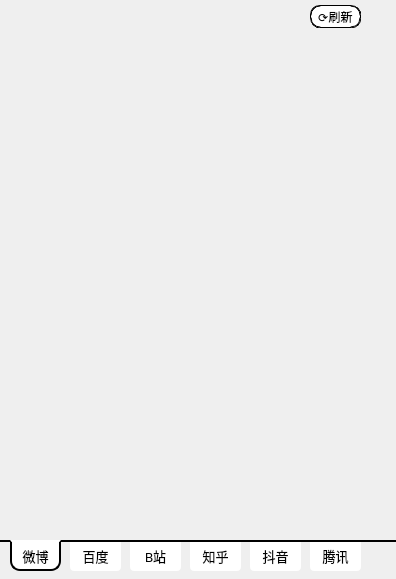
   <widget class="QWidget" name="scrollAreaWidgetContents_6">
    <property name="geometry">
     <rect>
      <x>0</x>
      <y>0</y>
      <width>396</width>
      <height>579</height>
     </rect>
    </property>
    <widget class="QTextBrowser" name="weibo_text_browser">
     <property name="geometry">
      <rect>
       <x>10</x>
       <y>0</y>
       <width>371</width>
       <height>535</height>
      </rect>
     </property>
     <property name="font">
      <font>
       <family>思源黑体</family>
       <pointsize>10</pointsize>
      </font>
     </property>
     <property name="styleSheet">
      <string notr="true">    border-style: solid;
    border-radius: 10px;
    border: 0px groove gray;
    color: rgb(0, 0, 0);
    border-color: rgba(255, 255, 255, 0);
    background-color: rgba(255, 255, 255, 0);</string>
     </property>
     <property name="html">
      <string>&lt;!DOCTYPE HTML PUBLIC &quot;-//W3C//DTD HTML 4.0//EN&quot; &quot;http://www.w3.org/TR/REC-html40/strict.dtd&quot;&gt;
&lt;html&gt;&lt;head&gt;&lt;meta name=&quot;qrichtext&quot; content=&quot;1&quot; /&gt;&lt;style type=&quot;text/css&quot;&gt;
p, li { white-space: pre-wrap; }
&lt;/style&gt;&lt;/head&gt;&lt;body style=&quot; font-family:'思源黑体'; font-size:10pt; font-weight:400; font-style:normal;&quot;&gt;
&lt;p style=&quot;-qt-paragraph-type:empty; margin-top:0px; margin-bottom:0px; margin-left:0px; margin-right:0px; -qt-block-indent:0; text-indent:0px; font-family:'SimSun'; font-size:9pt;&quot;&gt;&lt;br /&gt;&lt;/p&gt;&lt;/body&gt;&lt;/html&gt;</string>
     </property>
    </widget>
    <widget class="QPushButton" name="push_button_top_baidu">
     <property name="geometry">
      <rect>
       <x>70</x>
       <y>540</y>
       <width>51</width>
       <height>31</height>
      </rect>
     </property>
     <property name="font">
      <font>
       <family>思源黑体</family>
       <pointsize>10</pointsize>
      </font>
     </property>
     <property name="styleSheet">
      <string notr="true">QPushButton {
    border-radius: 0px;
    background: rgb(255, 255, 255);
    border-bottom-color: rgb(255, 255, 255);
    border-bottom-left-radius: 4px;
    border-bottom-right-radius: 4px;
}

QPushButton:pressed {
    border-style: solid;
    border: 2px solid #000;
    border-top-color: #ffffff;
    border-bottom-color: #000;
    border-left-color: #000;
    border-right-color: #000;
    border-bottom-left-radius: 10px;
    border-bottom-right-radius: 10px;
}
QPushButton:hover {
    color: #306eff;
}</string>
     </property>
     <property name="text">
      <string>百度</string>
     </property>
    </widget>
    <widget class="QPushButton" name="push_button_top_tencent">
     <property name="geometry">
      <rect>
       <x>310</x>
       <y>540</y>
       <width>51</width>
       <height>31</height>
      </rect>
     </property>
     <property name="font">
      <font>
       <family>思源黑体</family>
       <pointsize>10</pointsize>
      </font>
     </property>
     <property name="styleSheet">
      <string notr="true">QPushButton {
    border-radius: 0px;
    background: rgb(255, 255, 255);
    border-bottom-color: rgb(255, 255, 255);
    border-bottom-left-radius: 4px;
    border-bottom-right-radius: 4px;
}

QPushButton:pressed {
    border-style: solid;
    border: 2px solid #000;
    border-top-color: #ffffff;
    border-bottom-color: #000;
    border-left-color: #000;
    border-right-color: #000;
    border-bottom-left-radius: 10px;
    border-bottom-right-radius: 10px;
}
QPushButton:hover {
    color: #fedc1c;
}</string>
     </property>
     <property name="text">
      <string>腾讯</string>
     </property>
    </widget>
    <widget class="Line" name="line_top">
     <property name="geometry">
      <rect>
       <x>0</x>
       <y>540</y>
       <width>398</width>
       <height>2</height>
      </rect>
     </property>
     <property name="styleSheet">
      <string notr="true">    color: #000;
    border-color: #000;
    background-color: #000;</string>
     </property>
     <property name="frameShadow">
      <enum>QFrame::Plain</enum>
     </property>
     <property name="lineWidth">
      <number>2</number>
     </property>
     <property name="orientation">
      <enum>Qt::Horizontal</enum>
     </property>
    </widget>
    <widget class="QPushButton" name="push_button_top_douyin">
     <property name="geometry">
      <rect>
       <x>250</x>
       <y>540</y>
       <width>51</width>
       <height>31</height>
      </rect>
     </property>
     <property name="font">
      <font>
       <family>思源黑体</family>
       <pointsize>10</pointsize>
      </font>
     </property>
     <property name="styleSheet">
      <string notr="true">QPushButton {
    border-radius: 0px;
    background: rgb(255, 255, 255);
    border-bottom-color: rgb(255, 255, 255);
    border-bottom-left-radius: 4px;
    border-bottom-right-radius: 4px;
}

QPushButton:pressed {
    border-style: solid;
    border: 2px solid #000;
    border-top-color: #ffffff;
    border-bottom-color: #000;
    border-left-color: #000;
    border-right-color: #000;
    border-bottom-left-radius: 10px;
    border-bottom-right-radius: 10px;
}
QPushButton:hover {
    color: #ff1752;
}</string>
     </property>
     <property name="text">
      <string>抖音</string>
     </property>
    </widget>
    <widget class="QPushButton" name="push_button_top_zhihu">
     <property name="geometry">
      <rect>
       <x>190</x>
       <y>540</y>
       <width>51</width>
       <height>31</height>
      </rect>
     </property>
     <property name="font">
      <font>
       <family>思源黑体</family>
       <pointsize>10</pointsize>
      </font>
     </property>
     <property name="styleSheet">
      <string notr="true">QPushButton {
    border-radius: 0px;
    background: rgb(255, 255, 255);
    border-bottom-color: rgb(255, 255, 255);
    border-bottom-left-radius: 4px;
    border-bottom-right-radius: 4px;
}

QPushButton:pressed {
    border-style: solid;
    border: 2px solid #000;
    border-top-color: #ffffff;
    border-bottom-color: #000;
    border-left-color: #000;
    border-right-color: #000;
    border-bottom-left-radius: 10px;
    border-bottom-right-radius: 10px;
}
QPushButton:hover {
    color: #00a3ff;
}</string>
     </property>
     <property name="text">
      <string>知乎</string>
     </property>
    </widget>
    <widget class="QPushButton" name="push_button_top_bilibili">
     <property name="geometry">
      <rect>
       <x>130</x>
       <y>540</y>
       <width>51</width>
       <height>31</height>
      </rect>
     </property>
     <property name="font">
      <font>
       <family>思源黑体</family>
       <pointsize>10</pointsize>
      </font>
     </property>
     <property name="styleSheet">
      <string notr="true">QPushButton {
    border-radius: 0px;
    background: rgb(255, 255, 255);
    border-bottom-color: rgb(255, 255, 255);
    border-bottom-left-radius: 4px;
    border-bottom-right-radius: 4px;
}

QPushButton:pressed {
    border-style: solid;
    border: 2px solid #000;
    border-top-color: #ffffff;
    border-bottom-color: #000;
    border-left-color: #000;
    border-right-color: #000;
    border-bottom-left-radius: 10px;
    border-bottom-right-radius: 10px;
}
QPushButton:hover {
    color: #F58CAB;
}</string>
     </property>
     <property name="text">
      <string>B站</string>
     </property>
    </widget>
    <widget class="QPushButton" name="push_button_top_weibo">
     <property name="geometry">
      <rect>
       <x>10</x>
       <y>540</y>
       <width>51</width>
       <height>31</height>
      </rect>
     </property>
     <property name="font">
      <font>
       <family>思源黑体</family>
       <pointsize>10</pointsize>
      </font>
     </property>
     <property name="styleSheet">
      <string notr="true">QPushButton {
    border-radius: 0px;
    background: rgb(255, 255, 255);
    border-bottom-left-radius: 4px;
    border-bottom-right-radius: 4px;
    border-style: solid;
    border: 2px solid #000;
    border-top-color: #ffffff;
    border-bottom-color: #000;
    border-left-color: #000;
    border-right-color: #000;
    border-bottom-left-radius: 10px;
    border-bottom-right-radius: 10px;
}

QPushButton:pressed {
    border-style: solid;
    border: 2px solid #000;
    border-top-color: #ffffff;
    border-bottom-color: #000;
    border-left-color: #000;
    border-right-color: #000;
    border-bottom-left-radius: 10px;
    border-bottom-right-radius: 10px;
}</string>
     </property>
     <property name="text">
      <string>微博</string>
     </property>
     <property name="flat">
      <bool>false</bool>
     </property>
    </widget>
    <widget class="QPushButton" name="push_button_top_refresh">
     <property name="geometry">
      <rect>
       <x>310</x>
       <y>5</y>
       <width>51</width>
       <height>23</height>
      </rect>
     </property>
     <property name="styleSheet">
      <string notr="true">    border-style: solid;
    border-radius: 10px;
    border: 1px groove gray;
    color: rgb(0, 0, 0);
    border-color: rgb(0, 0, 0);
    background-color: rgb(255, 255, 255);</string>
     </property>
     <property name="text">
      <string>⟳刷新</string>
     </property>
    </widget>
    <zorder>weibo_text_browser</zorder>
    <zorder>push_button_top_baidu</zorder>
    <zorder>push_button_top_tencent</zorder>
    <zorder>push_button_top_douyin</zorder>
    <zorder>push_button_top_zhihu</zorder>
    <zorder>push_button_top_bilibili</zorder>
    <zorder>line_top</zorder>
    <zorder>push_button_top_weibo</zorder>
    <zorder>push_button_top_refresh</zorder>
   </widget>
